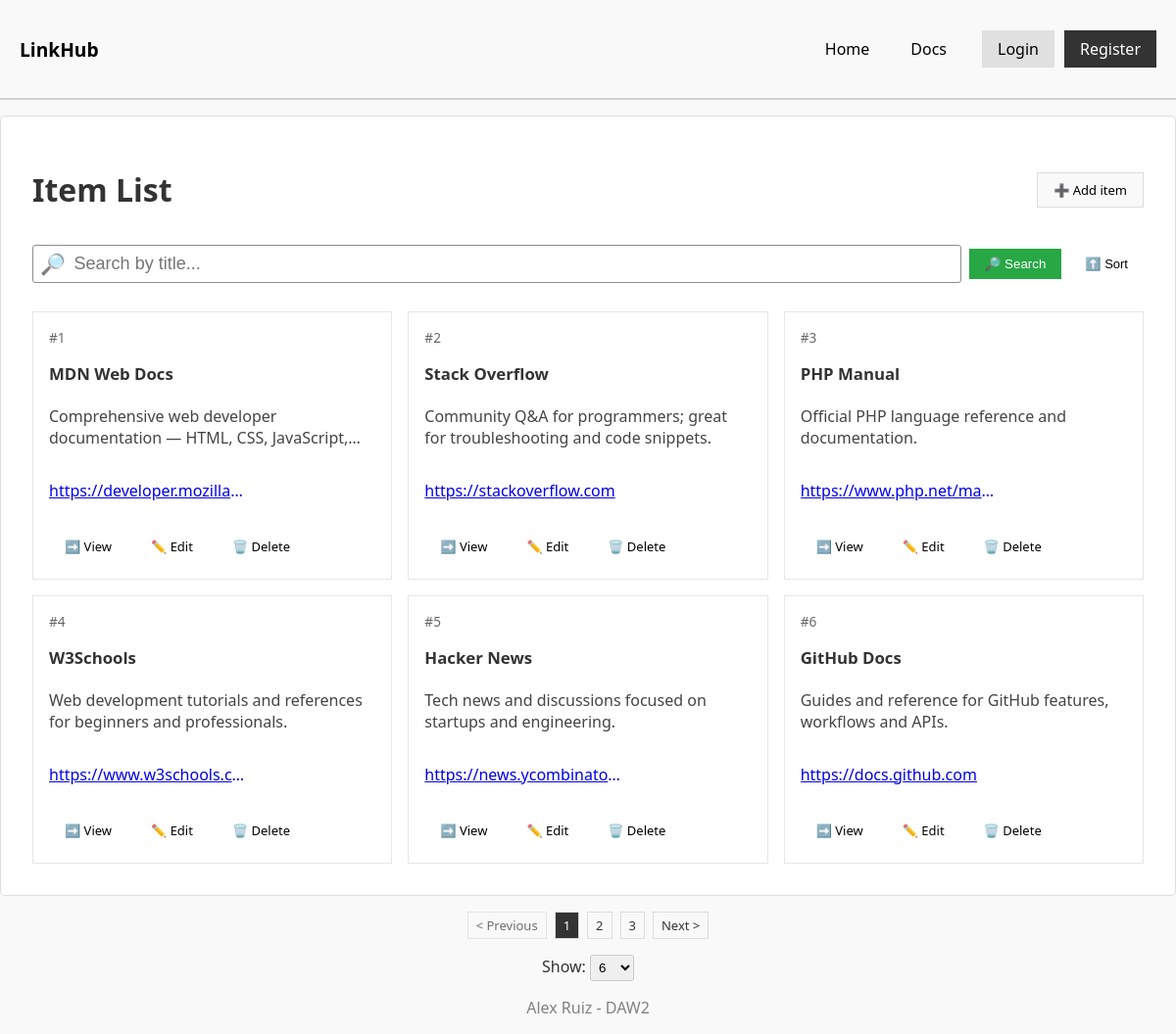
The page /app/view/list.php on the database its author committed.
### tables this page shows
CREATE TABLE items (
    id INT AUTO_INCREMENT PRIMARY KEY,
    title VARCHAR(100) NOT NULL,
    description TEXT NOT NULL,
    link TEXT NOT NULL,
    created_at TIMESTAMP DEFAULT CURRENT_TIMESTAMP,
    updated_at TIMESTAMP DEFAULT CURRENT_TIMESTAMP ON UPDATE CURRENT_TIMESTAMP,
    user_id INT NULL,
    INDEX (user_id),
    CONSTRAINT fk_items_users FOREIGN KEY (user_id) REFERENCES users(id) ON DELETE SET NULL
);

### app/model/dao/ItemDAO.php (called while the page is built, shortened)
<?php
require_once __DIR__ . '/../connection.php';
require_once __DIR__ . '/../entities/Item.php';
class ItemDAO {
    private $conn;
    public function __construct() {
        $this->conn = Connexio::getConnection();
    }
    public function count($term = '') {
        if ($term === '') {
            $stmt = $this->conn->prepare("SELECT COUNT(*) AS cnt FROM items");
            $stmt->execute();
        } else {
            $stmt = $this->conn->prepare("SELECT COUNT(*) AS cnt FROM items WHERE title LIKE ?");
            $stmt->execute(['%' . $term . '%']);
        }
        $row = $stmt->fetch(PDO::FETCH_ASSOC);
        return (int)$row['cnt'];
    }
    public function getPaginated($limit, $offset, $term = '', $order = 'ASC') {
        $order = strtoupper($order) === 'DESC' ? 'DESC' : 'ASC';
        if ($term === '') {
            $sql = "SELECT * FROM items ORDER BY id $order LIMIT :limit OFFSET :offset";
            $stmt = $this->conn->prepare($sql);
            $stmt->bindValue(':limit', (int)$limit, PDO::PARAM_INT);
            $stmt->bindValue(':offset', (int)$offset, PDO::PARAM_INT);
            $stmt->execute();
        }
        $rows = $stmt->fetchAll(PDO::FETCH_ASSOC);
        $items = [];
        foreach ($rows as $row) {
            $items[] = new Item($row['id'], $row['title'], $row['description'], $row['link']);
        }
        return $items;
    }
}
?>

### app/model/connection.php (called while the page is built)
<?php
class Connexio {
    public static function getConnection() {
        try {
            $conn = new PDO('mysql:host=localhost;dbname=Pt04_Alex_Ruiz', 'root', '');
            $conn->setAttribute(PDO::ATTR_ERRMODE, PDO::ERRMODE_EXCEPTION);
            return $conn;
        } catch (PDOException $e) {
            die("Error de connexió: " . $e->getMessage());
        }
    }
}
?>

### app/model/services/ItemService.php (called while the page is built, shortened)
<?php
require_once __DIR__ . '/../dao/ItemDAO.php';
require_once __DIR__ . '/../entities/Item.php';
class ItemService {
    private $dao;
    public function __construct() {
        $this->dao = new ItemDAO();
    }
    public function getItemsPaginated($page = 1, $perPage = 6, $term = '', $order = 'ASC') {
        $page = max(1, (int)$page);
        $perPage = max(1, (int)$perPage);
        $offset = ($page - 1) * $perPage;
        $items = $this->dao->getPaginated($perPage, $offset, $term, $order);
        $total = $this->dao->count($term);
        return ['items' => $items, 'total' => $total];
    }
}
?>

### app/model/entities/Item.php (called while the page is built, shortened)
<?php
class Item {
    private $id;
    private $title;
    private $description;
    private $link;
    public function __construct($id = null, $title = '', $description = '', $link = '', $created_at = '', $updated_at = '') {
        $this->id = $id;
        $this->title = $title;
        $this->description = $description;
        $this->link = $link;
    }
    public function getId() {
        return $this->id;
    }
    public function getTitle() {
        return $this->title;
    }
    public function getDescription() {
        return $this->description;
    }
    public function getLink() {
        return $this->link;
    }
}
?>

### app/view/list.php (the view, shortened to what this page needs)
<?php
require_once __DIR__ . '/../model/services/ItemService.php';
$service = new ItemService();
$term = isset($_GET['term']) ? trim($_GET['term']) : '';
$page = isset($_GET['page']) ? max(1, (int)$_GET['page']) : 1;
$perPage = isset($_GET['perPage']) ? (int)$_GET['perPage'] : 6;
$order = isset($_GET['order']) && strtoupper($_GET['order']) === 'DESC' ? 'DESC' : 'ASC';
$paginated = $service->getItemsPaginated($page, $perPage, $term, $order);
$items = $paginated['items'];
$total = $paginated['total'];
$totalPages = (int)ceil($total / $perPage);
?>
<!DOCTYPE html>
<html lang="en">
<head>
<link rel="stylesheet" href="../../styles.css">
</head>
<body>
    <?php
    include __DIR__ . '/layout/header.php';
    ?>
    <div class="container">
        <header class="list-header">
            <h1>Item List</h1>
            <a class="ghost-btn add-item-btn" href="form_insert.php">➕ Add item</a>
        </header>
        <div>
            <form method="get" action="list.php" class="search-container">
                <label for="searchInput">🔎</label>
                <input type="text" id="searchInput" name="term" placeholder="Search by title..."
                    value="<?=
                    htmlspecialchars($term)
                ?>">
                <button type="submit" class="search-btn">🔎 Search</button>
                <button class="ghost-btn" type="submit" name="order" title="Change order"
                    value="<?= $order === 'ASC' ? 'DESC' : 'ASC' ?>">
                    <?= $order === 'ASC' ? '⬆️ Sort' : '⬇️ Sort' ?>
                </button>
            </form>
        </div>
        <div class="card-grid">
            <?php foreach ($items as $a): ?>
                <article class="card">
                    <div>
                        <div class="meta">#<?= $a->getId() ?></div>
                    </div>
                    <h3 title="<?= htmlspecialchars($a->getTitle()) ?>">
                        <span class="truncate-inline"><?= htmlspecialchars($a->getTitle()) ?></span>
                    </h3>
                    <p class="desc line-clamp-2">
                        <?= htmlspecialchars($a->getDescription()) ?>
                    </p>
                    <?php if ($a->getLink()): ?>
                        <p>
                            <a class="truncate"
                               href="<?= htmlspecialchars($a->getLink()) ?>"
                               target="_blank" rel="noopener">
                                <?= htmlspecialchars($a->getLink()) ?>
                            </a>
                        </p>
                    <?php endif; ?>
                    <div class="actions">
                        <a class="ghost-btn" href="form_view.php?id=<?= $a->getId() ?>">➡️ View</a>
                        <a class="ghost-btn" href="form_update.php?id=<?= $a->getId() ?>">✏️ Edit</a>
                        <a class="ghost-btn"
                           href="../controller/ItemController.php?delete=<?= $a->getId() ?>"
                           onclick="return confirm('Are you sure you want to delete this item?')">🗑️ Delete</a>
                    </div>
                </article>
            <?php endforeach; ?>
        </div>
    </div>
    <?php
        include_once __DIR__ . '/components/pagination.php';
        include __DIR__ . '/layout/footer.php';
    ?>
</body>
</html>

### app/view/layout/header.php (shortened to what this page needs)
<header>
    <nav class="header">
        <div class="header-inner">
            <a href="list.php"><span>LinkHub</span></a>
            <div class="nav-items">
                <ul>
                    <li><a class="nav-item ghost-btn" href="list.php" rel="noopener noreferrer">Home</a></li>
                    <li><a class="nav-item ghost-btn" href="../../docs/index.html" rel="noopener noreferrer" target="_blank">Docs</a></li>
                </ul>
                <ul>
                    <li><a class="nav-item auth-btn secondary-btn ghost-btn" href="../../index.php" rel="noopener noreferrer">Login</a></li>
                    <li><a class="nav-item auth-btn primary-btn ghost-btn" href="../../index.php" rel="noopener noreferrer">Register</a></li>
                </ul>
            </div>
        </div>
    </nav>
</header>

### app/view/components/pagination.php (shortened to what this page needs)
<?php
function pageUrl($pageNumber, $term = '', $perPage = null, $order = null) {
    $queryParams = [];
    $queryParams['page'] = $pageNumber;
    if ($perPage !== null) $queryParams['perPage'] = $perPage;
    if ($order !== null) $queryParams['order'] = $order;
    return 'list.php?' . http_build_query($queryParams);
}
?>
<div class="pagination" aria-label="Pagination Navigation">
    <?php if ($page > 1): ?>
        <a class="page-link ghost-btn" href="<?= pageUrl($page - 1, $term, $perPage, $order) ?>">&lt; Previous</a>
    <?php else: ?>
        <span class="page-link ghost-btn disabled">&lt; Previous</span>
    <?php endif; ?>
    <?php if ($totalPages > 7):  ?>
        <?php if ($page > 2):  ?>
            <a class="page-link ghost-btn" href="<?= pageUrl(1, $term, $perPage, $order) ?>">1</a>
            <?php
                if ($page > 3): ?>
                <span class="ellipsis">...</span>
            <?php endif; ?>
        <?php endif; ?>
        <?php
        $start = max(1, $page - 1);
        $end = min($totalPages, $page + 1);
        for ($i = $start; $i <= $end; $i++): ?>
            <a class="page-link ghost-btn <?= $i === $page ? 'active' : '' ?>"
               href="<?= pageUrl($i, $term, $perPage, $order) ?>"><?= $i ?></a>
        <?php endfor; ?>
        <?php
        if ($end < $totalPages):
            if ($end < $totalPages - 1): ?>
                <span class="ellipsis">...</span>
            <?php endif; ?>
            <a class="page-link ghost-btn" href="<?= pageUrl($totalPages, $term, $perPage, $order) ?>"><?= $totalPages ?></a>
        <?php endif; ?>
    <?php else:  ?>
        <?php for ($i = 1; $i <= $totalPages; $i++): ?>
            <a class="page-link ghost-btn <?= $i === $page ? 'active' : '' ?>"
            href="<?= pageUrl($i, $term, $perPage, $order) ?>"><?= $i ?></a>
        <?php endfor; ?>
    <?php endif; ?>
    <?php if ($page < $totalPages): ?>
        <a class="page-link ghost-btn" href="<?= pageUrl($page + 1, $term, $perPage, $order) ?>">Next &gt;</a>
    <?php else: ?>
        <span class="page-link ghost-btn disabled">Next &gt;</span>
    <?php endif; ?>
</div>
<form action="list.php" class="per-page-container">
    <label for="perPage" class="perpage-select">Show:</label>
    <select id="perPage" name="perPage" onchange="this.form.submit()">
        <option value="6" <?= $perPage === 6 ? 'selected' : '' ?>>6</option>
    </select>
</form>

### app/view/layout/footer.php (shortened to what this page needs)
<footer class="footer">
    <p>Alex Ruiz - DAW2</p>
</footer>

### styles.css (style rules this page uses)
body { font-family: system-ui, -apple-system, BlinkMacSystemFont, 'Segoe UI', Roboto, Oxygen, Ubuntu, Cantarell, 'Open Sans', 'Helvetica Neue', sans-serif; background-color: #f9f9f9; color: #333; margin: 0; padding: 0; }
input { padding: 0.5rem 1rem; margin: 5px 0; border: 1px solid #ccc; border-radius: 3px; }
.container { display: flex; flex-direction: column; max-width: 1200px; margin: 1rem auto; overflow: auto; padding: 2rem; border: 1px solid #ddd; border-radius: 5px; background-color: white; gap: .5rem; }
form input { padding: 0.5rem 1rem; margin: 5px 0; border: 1px solid #ccc; border-radius: 3px; }
form button { display: inline-flex; padding: 0.5rem 1rem; background-color: #28a745; color: white; border: none; cursor: pointer; white-space: nowrap; }
.primary-btn { background-color: #333 !important; color: white !important; }
.secondary-btn { background-color: #30303020 !important; color: black !important; }
.ghost-btn { display: inline-block; padding: 0.5rem 1rem; background: none; text-decoration: none; transition: background-color 0.3s, color 0.3s; width: fit-content; height: fit-content; color: black; font-size: small; }
.disabled { pointer-events: none; opacity: 0.7; }
.search-container { position: relative; display: flex; align-items: center; margin-bottom: 1rem; gap: 0.5rem; }
.search-container label { position: absolute; top: 50%; transform: translateY(-50%); margin-inline: 0.5rem; font-size: 1.3rem; opacity: 0.8; }
.search-container input { width: 100%; padding: 0.5rem 2.6rem 0.5rem 2.6rem; border: 1px solid #8e8e8e; border-radius: 3px; font-size: large; }
.card-grid { display: grid; grid-template-columns: repeat(auto-fill, minmax(320px, 1fr)); gap: 1rem; align-items: stretch; }
.card { display: flex; flex-direction: column; gap: .5rem; border: 1px solid #e6e6e6; padding: 1rem; background: #fff; }
.card h3 { margin: 0; font-size: 1.05rem; }
.card .meta { font-size: .85rem; color: #666; }
.card .desc { color: #444; }
.card .actions { margin-top: auto; display: flex; gap: .5rem; flex-wrap: wrap; }
.line-clamp-2 { display: -webkit-box; line-clamp: 2; -webkit-line-clamp: 2; -webkit-box-orient: vertical; overflow: hidden; }
.truncate-inline { display: inline-block; max-width: 100%; white-space: nowrap; overflow: hidden; text-overflow: ellipsis; }
.truncate { display: inline-block; max-width: 200px; white-space: nowrap; overflow: hidden; text-overflow: ellipsis; }
.pagination { display: flex; justify-content: center; gap: 0.5rem; align-items: center; flex-wrap: wrap; }
.page-link { padding: 0.25rem 0.5rem; border: 1px solid #ddd; text-decoration: none; color: inherit; }
.page-link.active { background: #333; color: #fff; }
.add-item-btn { border: 1px solid #ddd; background-color: #f9f9f9; }
.search-btn { display: inline-flex; padding: 0.5rem 1rem; background-color: #28a745; color: white; border: none; cursor: pointer; white-space: nowrap; }
.list-header { display: flex; flex-direction: row; justify-content: space-between; align-items: center; }
.per-page-container { margin-top: 1rem; text-align: center; }
.per-page-container select { padding: .25rem; border-radius: 3px; border: 1px solid #ccc; cursor: pointer; }
.meta { font-size: 0.875rem; color: #666; margin-bottom: 0.5rem; }
h3 { font-size: 1.25rem; margin: 0.5rem 0; }
.desc { flex-grow: 1; margin: 0.5rem 0; }
.actions { display: flex; gap: 0.5rem; flex-wrap: wrap; }

### app/view/layout/header.php (style rules this page uses)
.header { background-color: inherit; overflow: hidden; border-bottom: 2px solid lightgray; height: 100px; display: flex; flex-direction: row; align-items: center; width: 100%; }
.header .header-inner { display: flex; justify-content: space-between; align-items: center; max-width: 1200px; width: 100%; margin: 0 auto; padding: 0 20px; }
.header ul { list-style-type: none; margin: 0; padding: 0; }
.header li { float: left; }
.header a { text-decoration: none; color: black; }
.header a span { font-weight: bold; font-size: 1.2em; }
.header .nav-items { display: flex; flex-direction: row; gap: 20px; }
.nav-items ul { display: flex; flex-direction: row; gap: 10px; }
.nav-item { font-size: medium; }

### app/view/layout/footer.php (style rules this page uses)
.footer { background-color: transparent; color: gray; text-align: center; padding: 0; position: relative; width: 100%; bottom: 0; }

### rows shown on the page
items: id "1", title "MDN Web Docs", description "Comprehensive web developer documentation — HTML, CSS,…", link "https://developer.mozilla…"
items: id "2", title "Stack Overflow", description "Community Q&A for programmers; great for troubleshooting and code snippets.", link "https://stackoverflow.com"
items: id "3", title "PHP Manual", description "Official PHP language reference and documentation.", link "https://www.php.net/ma…"
items: id "4", title "W3Schools", description "Web development tutorials and references for beginners and professionals.", link "https://www.w3schools.c…"
items: id "5", title "Hacker News", description "Tech news and discussions focused on startups and engineering.", link "https://news.ycombinato…"
items: id "6", title "GitHub Docs", description "Guides and reference for GitHub features, workflows and APIs.", link "https://docs.github.com", perPage "6"
